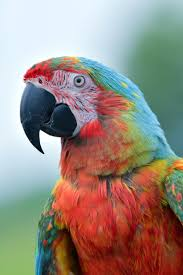
#> input picture Computer-Vision/Photos/Bird.jpg, 183 x 275 px
$ python Basic.py
#> lines starting #> are read from the running program, lines starting #| are printed output that depends on the picture; after the words box and inside, x2 and y2 are one past the last pixel; in counts of white or black regions, pixels touching at a corner belong together
import cv2 as cv

img = cv.imread('Photos/Bird.jpg')
#> img is the input picture: shape (275, 183, 3); mean B, G, R 128.5, 137.8, 151.2
# cv.imshow('Bird', img)

# Grayscale
gray = cv.cvtColor(img, cv.COLOR_BGR2GRAY)
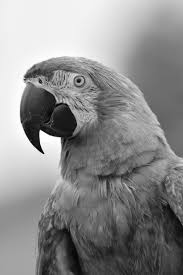
#> gray: shape (275, 183); min 2, max 255, mean 140.8
# cv.imshow('Gray', gray)

# Blur
blur = cv.GaussianBlur(img, (3,3), cv.BORDER_DEFAULT)
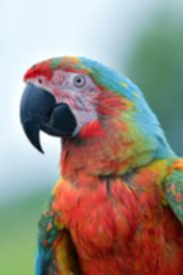
#> blur: shape (275, 183, 3); mean B, G, R 128.5, 137.8, 151.2
# cv.imshow('Blur', blur)

# Edge Cascade
canny = cv.Canny(blur, 125, 175)
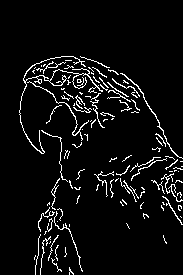
#> canny: shape (275, 183); 5.7% white in thin lines or dots, all inside (x1, y1, x2, y2) = (19, 56, 183, 275)
# cv.imshow('Canny', canny)

# Dilate
dilated = cv.dilate(canny, (3,3), iterations=1)
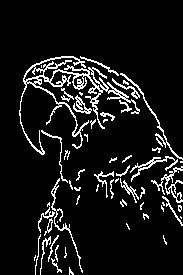
#> dilated: shape (275, 183); 8.9% white in thin lines or dots, all inside (x1, y1, x2, y2) = (19, 56, 183, 275)
# cv.imshow('Dilated', dilated)

# Eroding
eroded = cv.erode(dilated, (3,3), iterations=1)
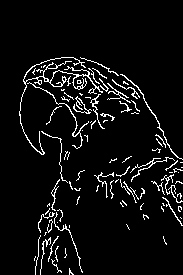
#> eroded: shape (275, 183); 5.9% white in thin lines or dots, all inside (x1, y1, x2, y2) = (19, 57, 183, 275)
# cv.imshow('Eroded', eroded)

# Resize
resized = cv.resize(img, (500,500), interpolation=cv.INTER_CUBIC)
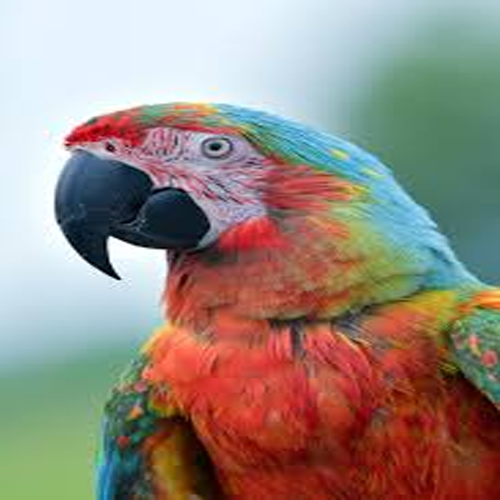
#> resized: shape (500, 500, 3); mean B, G, R 128.5, 137.8, 151.2
# cv.imshow('Resize', resized)

# Cropping
cropped = img[50:100, 25:100]
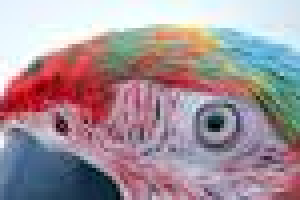
#> cropped: shape (50, 75, 3) (shown 4 times larger); mean B, G, R 154.2, 146.2, 163.9
cv.imshow('Crop', cropped)

cv.waitKey(0)

$ run again, with Computer-Vision/Photos/Face.jpg copied over Computer-Vision/Photos/Bird.jpg
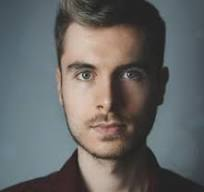
#> input picture Computer-Vision/Photos/Face.jpg, 204 x 192 px
#> img is the input picture: shape (192, 204, 3); mean B, G, R 101.3, 102.1, 101.8
#> `canny = cv.Canny(blur, 125, 175)`:
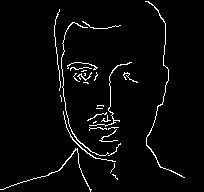
#> canny: shape (192, 204); 3.4% white in thin lines or dots
#> dilated: shape (192, 204); 5.1% white in thin lines or dots
#> eroded: shape (192, 204); 3.4% white in thin lines or dots, all inside (x1, y1, x2, y2) = (0, 2, 185, 192)
#> `cropped = img[50:100, 25:100]`:
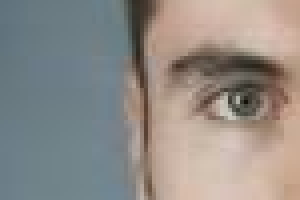
#> cropped: shape (50, 75, 3) (shown 4 times larger); mean B, G, R 135.2, 140, 145

$ run again, with Computer-Vision/Photos/Group.jpg copied over Computer-Vision/Photos/Bird.jpg
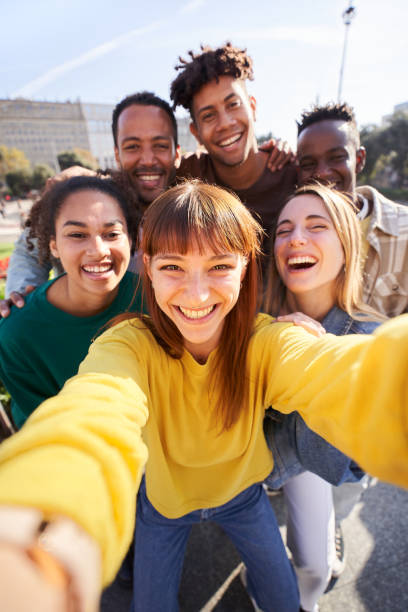
#> input picture Computer-Vision/Photos/Group.jpg, 408 x 612 px
#> img is the input picture: shape (612, 408, 3); mean B, G, R 121.7, 148.1, 169.6
#> `canny = cv.Canny(blur, 125, 175)`:
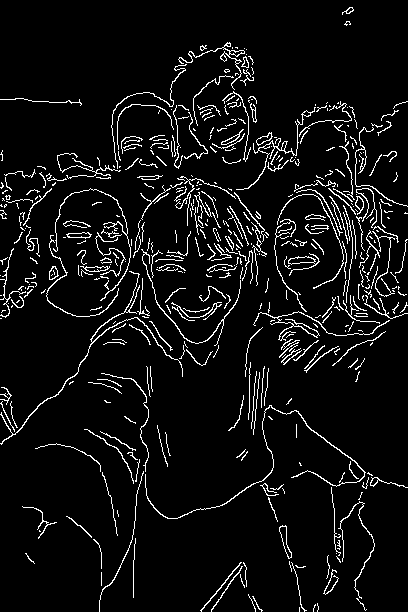
#> canny: shape (612, 408); 6.3% white in thin lines or dots
#> dilated: shape (612, 408); 9.6% white in thin lines or dots
#> eroded: shape (612, 408); 6.5% white in thin lines or dots
#> `cropped = img[50:100, 25:100]`:
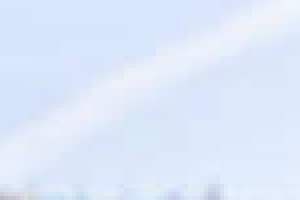
#> cropped: shape (50, 75, 3) (shown 4 times larger); mean B, G, R 250, 232.4, 221.3
